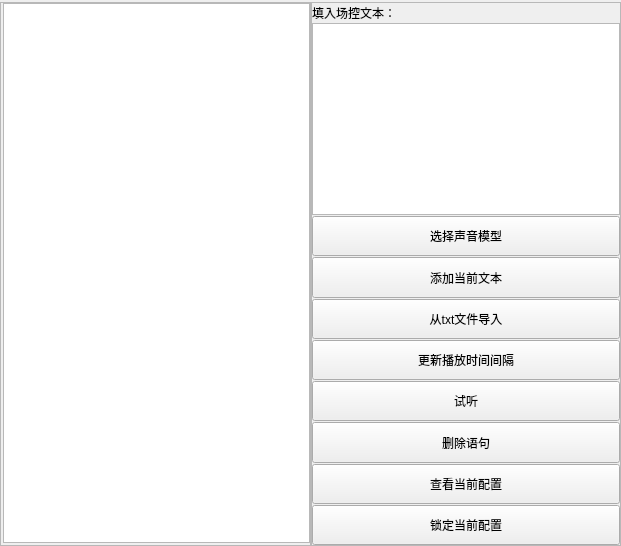
<?xml version="1.0" encoding="UTF-8"?>
<ui version="4.0">
 <class>MainWindow</class>
 <widget class="QMainWindow" name="MainWindow">
  <property name="geometry">
   <rect>
    <x>0</x>
    <y>0</y>
    <width>621</width>
    <height>546</height>
   </rect>
  </property>
  <property name="maximumSize">
   <size>
    <width>16777215</width>
    <height>16777215</height>
   </size>
  </property>
  <property name="windowTitle">
   <string>MainWindow</string>
  </property>
  <widget class="QWidget" name="centralwidget">
   <layout class="QHBoxLayout" name="horizontalLayout">
    <property name="spacing">
     <number>0</number>
    </property>
    <property name="leftMargin">
     <number>0</number>
    </property>
    <property name="topMargin">
     <number>2</number>
    </property>
    <property name="rightMargin">
     <number>0</number>
    </property>
    <property name="bottomMargin">
     <number>0</number>
    </property>
    <item>
     <widget class="QFrame" name="Work_frame">
      <property name="frameShape">
       <enum>QFrame::StyledPanel</enum>
      </property>
      <property name="frameShadow">
       <enum>QFrame::Raised</enum>
      </property>
      <layout class="QVBoxLayout" name="verticalLayout_2">
       <property name="spacing">
        <number>0</number>
       </property>
       <property name="leftMargin">
        <number>2</number>
       </property>
       <property name="topMargin">
        <number>0</number>
       </property>
       <property name="rightMargin">
        <number>0</number>
       </property>
       <property name="bottomMargin">
        <number>2</number>
       </property>
       <item>
        <widget class="QTextBrowser" name="Work_browser"/>
       </item>
      </layout>
     </widget>
    </item>
    <item>
     <widget class="QFrame" name="Function_frame">
      <property name="sizePolicy">
       <sizepolicy hsizetype="Expanding" vsizetype="Preferred">
        <horstretch>0</horstretch>
        <verstretch>0</verstretch>
       </sizepolicy>
      </property>
      <property name="frameShape">
       <enum>QFrame::StyledPanel</enum>
      </property>
      <property name="frameShadow">
       <enum>QFrame::Raised</enum>
      </property>
      <layout class="QVBoxLayout" name="verticalLayout">
       <property name="spacing">
        <number>1</number>
       </property>
       <property name="leftMargin">
        <number>0</number>
       </property>
       <property name="topMargin">
        <number>1</number>
       </property>
       <property name="rightMargin">
        <number>0</number>
       </property>
       <property name="bottomMargin">
        <number>0</number>
       </property>
       <item>
        <widget class="QLabel" name="Text_label">
         <property name="sizePolicy">
          <sizepolicy hsizetype="Preferred" vsizetype="Fixed">
           <horstretch>0</horstretch>
           <verstretch>0</verstretch>
          </sizepolicy>
         </property>
         <property name="text">
          <string>填入场控文本：</string>
         </property>
        </widget>
       </item>
       <item>
        <widget class="QTextEdit" name="Text_edit">
         <property name="sizePolicy">
          <sizepolicy hsizetype="Expanding" vsizetype="Expanding">
           <horstretch>0</horstretch>
           <verstretch>0</verstretch>
          </sizepolicy>
         </property>
         <property name="maximumSize">
          <size>
           <width>16777215</width>
           <height>16777215</height>
          </size>
         </property>
        </widget>
       </item>
       <item>
        <widget class="QPushButton" name="SelectVoice_button">
         <property name="sizePolicy">
          <sizepolicy hsizetype="Minimum" vsizetype="Expanding">
           <horstretch>0</horstretch>
           <verstretch>0</verstretch>
          </sizepolicy>
         </property>
         <property name="cursor">
          <cursorShape>PointingHandCursor</cursorShape>
         </property>
         <property name="text">
          <string>选择声音模型</string>
         </property>
        </widget>
       </item>
       <item>
        <widget class="QPushButton" name="AddText_button">
         <property name="sizePolicy">
          <sizepolicy hsizetype="Minimum" vsizetype="Expanding">
           <horstretch>0</horstretch>
           <verstretch>0</verstretch>
          </sizepolicy>
         </property>
         <property name="cursor">
          <cursorShape>PointingHandCursor</cursorShape>
         </property>
         <property name="text">
          <string>添加当前文本</string>
         </property>
        </widget>
       </item>
       <item>
        <widget class="QPushButton" name="Txt_button">
         <property name="sizePolicy">
          <sizepolicy hsizetype="Minimum" vsizetype="Expanding">
           <horstretch>0</horstretch>
           <verstretch>0</verstretch>
          </sizepolicy>
         </property>
         <property name="cursor">
          <cursorShape>PointingHandCursor</cursorShape>
         </property>
         <property name="text">
          <string>从txt文件导入</string>
         </property>
        </widget>
       </item>
       <item>
        <widget class="QPushButton" name="UpdateTime_button">
         <property name="sizePolicy">
          <sizepolicy hsizetype="Minimum" vsizetype="Expanding">
           <horstretch>0</horstretch>
           <verstretch>0</verstretch>
          </sizepolicy>
         </property>
         <property name="cursor">
          <cursorShape>PointingHandCursor</cursorShape>
         </property>
         <property name="text">
          <string>更新播放时间间隔</string>
         </property>
        </widget>
       </item>
       <item>
        <widget class="QPushButton" name="ListenTest_button">
         <property name="sizePolicy">
          <sizepolicy hsizetype="Minimum" vsizetype="Expanding">
           <horstretch>0</horstretch>
           <verstretch>0</verstretch>
          </sizepolicy>
         </property>
         <property name="cursor">
          <cursorShape>PointingHandCursor</cursorShape>
         </property>
         <property name="text">
          <string>试听</string>
         </property>
        </widget>
       </item>
       <item>
        <widget class="QPushButton" name="Del_button">
         <property name="sizePolicy">
          <sizepolicy hsizetype="Minimum" vsizetype="Expanding">
           <horstretch>0</horstretch>
           <verstretch>0</verstretch>
          </sizepolicy>
         </property>
         <property name="cursor">
          <cursorShape>PointingHandCursor</cursorShape>
         </property>
         <property name="text">
          <string>删除语句</string>
         </property>
        </widget>
       </item>
       <item>
        <widget class="QPushButton" name="Show_button">
         <property name="sizePolicy">
          <sizepolicy hsizetype="Minimum" vsizetype="Expanding">
           <horstretch>0</horstretch>
           <verstretch>0</verstretch>
          </sizepolicy>
         </property>
         <property name="cursor">
          <cursorShape>PointingHandCursor</cursorShape>
         </property>
         <property name="text">
          <string>查看当前配置</string>
         </property>
        </widget>
       </item>
       <item>
        <widget class="QPushButton" name="Affirm_button">
         <property name="sizePolicy">
          <sizepolicy hsizetype="Minimum" vsizetype="Expanding">
           <horstretch>0</horstretch>
           <verstretch>0</verstretch>
          </sizepolicy>
         </property>
         <property name="cursor">
          <cursorShape>PointingHandCursor</cursorShape>
         </property>
         <property name="text">
          <string>锁定当前配置</string>
         </property>
        </widget>
       </item>
      </layout>
     </widget>
    </item>
   </layout>
  </widget>
 </widget>
 <resources/>
 <connections/>
</ui>
